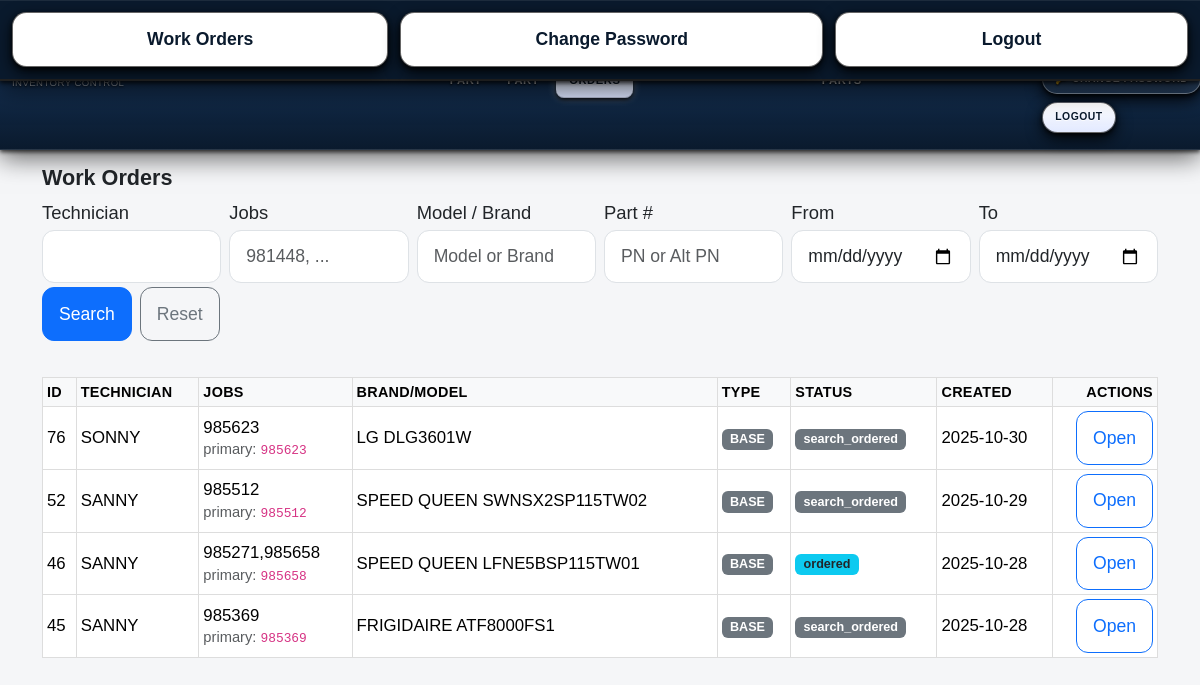
The app's page /work_orders (signed in), older data.
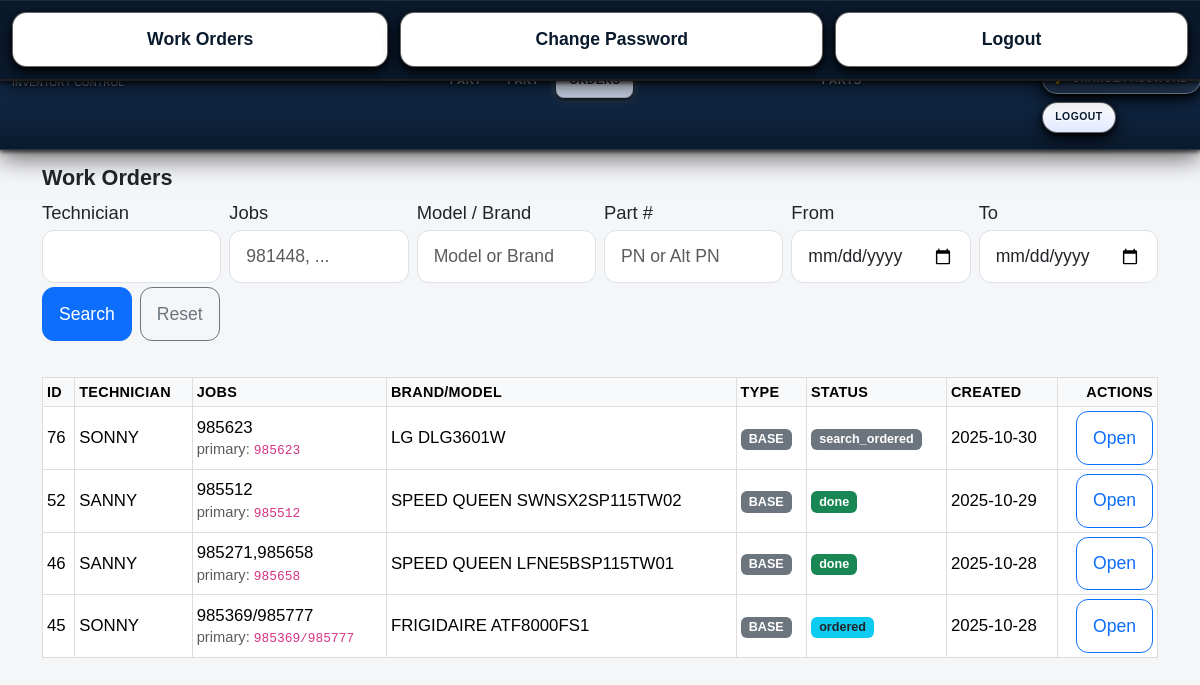
The same page, newer data.
### models.py (models this page shows, shortened)
class WorkOrder(db.Model):
    __tablename__ = "work_orders"
    __table_args__ = {"extend_existing": True}
    id = db.Column(db.Integer, primary_key=True)
    technician_id = db.Column(db.Integer, db.ForeignKey("user.id"), index=True, nullable=True)
    technician = relationship("User", lazy="joined")
    units = db.relationship(
        "WorkUnit",
        backref="work_order",
        cascade="all, delete-orphan",
        lazy="selectin",
        overlaps="parts,work_order",
    )
    parts = db.relationship(
        "WorkOrderPart",
        backref="work_order",
        primaryjoin="WorkOrder.id==WorkOrderPart.work_order_id",
        cascade="all, delete-orphan",
        lazy="selectin",
        overlaps="unit,parts,work_order",
    )
    technician_name = db.Column(db.String(80), nullable=False)
    job_numbers     = db.Column(db.String(120), nullable=False)
    brand           = db.Column(db.String(40))
    model           = db.Column(db.String(25))
    serial          = db.Column(db.String(25))
    job_type        = db.Column(db.String(16), default="BASE")
    delivery_fee    = db.Column(db.Float, default=0.0)
    markup_percent  = db.Column(db.Float, default=0.0)
    status          = db.Column(db.String(20), default="search_ordered")
    created_at      = db.Column(db.DateTime, default=datetime.utcnow)
    updated_at      = db.Column(db.DateTime, default=datetime.utcnow, onupdate=datetime.utcnow)
    ordered_date    = db.Column(db.Date, nullable=True)
    @property
    def canonical_job(self) -> str:
        nums = [n.strip() for n in (self.job_numbers or "").split(",") if n.strip()]
        ints = []
        for n in nums:
            try:
                ints.append(int(n))
            except ValueError:
                pass
        return str(max(ints)) if ints else (nums[0] if nums else "")

### inventory/routes.py (the view, shortened to what this page needs)
@inventory_bp.get("/work_orders")
@login_required
def wo_list():
    tech  = (request.args.get("tech") or "").strip()
    jobs  = (request.args.get("jobs") or "").strip()
    model = (request.args.get("model") or "").strip()
    pn    = (request.args.get("pn") or "").strip()
    dfrom = (request.args.get("from") or "").strip()  # YYYY-MM-DD
    dto   = (request.args.get("to") or "").strip()    # YYYY-MM-DD
    q = db.session.query(WorkOrder)
    joined_parts = False
    filters = []
    if is_technician():
        me_id = getattr(current_user, "id", None)
        me_name = (getattr(current_user, "username", "") or "").strip()
        filters.append(
            or_(
                WorkOrder.technician_id == me_id,
                func.trim(WorkOrder.technician_name) == me_name,
            )
        )
    if tech:
        filters.append(WorkOrder.technician_name.ilike(f"%{tech}%"))
    if jobs:
        filters.append(WorkOrder.job_numbers.ilike(f"%{jobs}%"))
    if model:
        filters.append(or_(
            WorkOrder.brand.ilike(f"%{model}%"),
            WorkOrder.model.ilike(f"%{model}%"),
        ))
    if dfrom:
        try:
            start = datetime.strptime(dfrom, "%Y-%m-%d")
            filters.append(WorkOrder.created_at >= start)
        except ValueError:
            pass
    if dto:
        try:
            end = datetime.strptime(dto, "%Y-%m-%d") + timedelta(days=1) - timedelta(seconds=1)
            filters.append(WorkOrder.created_at <= end)
        except ValueError:
            pass
    if filters:
        q = q.filter(and_(*filters))
    if joined_parts:
        q = q.distinct(WorkOrder.id)
    items = q.order_by(WorkOrder.created_at.desc()).limit(200).all()
    return render_template("wo_list.html", items=items, args=request.args)

### app.py (called while the page is built, shortened)
@app.before_request
def restrict_role_routes():
    try:
        if not getattr(current_user, "is_authenticated", False):
            return  # гость — пусть дойдёт до /login
        ep = (request.endpoint or "").strip()
        role = (getattr(current_user, "role", "") or "").strip().lower()
        if role == "technician":
            if ep in ALLOWED_TECH_ENDPOINTS:
                return
            if ep.endswith(".health") or ep.endswith(".ping"):
                return
            return redirect(url_for("inventory.wo_list"))
    except Exception:
        try:
            return redirect(url_for("inventory.wo_list"))
        except Exception:
            return

### auth/routes.py (called while the page is built)
@login_manager.user_loader
def load_user(user_id):
    return User.query.get(int(user_id))

### security.py (called while the page is built)
def role() -> str:
    return (getattr(current_user, "role", "") or "").strip().lower()

def is_technician() -> bool:
    return role() == ROLE_TECHNICIAN

### templates/wo_list.html (shortened to what this page needs)
{% extends "base.html" %}
{% block content %}
<h3>Work Orders</h3>
<form method="get" class="row g-2 mb-3 dashboard-filters" style="position:static;">
  <div class="col-md-2"><label class="form-label mb-1">Technician</label><input name="tech" class="form-control" value="{{ args.get('tech','') if args else '' }}"></div>
  <div class="col-md-2"><label class="form-label mb-1">Jobs</label><input name="jobs" class="form-control" value="{{ args.get('jobs','') if args else '' }}" placeholder="981448, ..."></div>
  <div class="col-md-2"><label class="form-label mb-1">Model / Brand</label><input name="model" class="form-control" value="{{ args.get('model','') if args else '' }}" placeholder="Model or Brand"></div>
  <div class="col-md-2"><label class="form-label mb-1">Part #</label><input name="pn" class="form-control" value="{{ args.get('pn','') if args else '' }}" placeholder="PN or Alt PN"></div>
  <div class="col-md-2"><label class="form-label mb-1">From</label><input type="date" name="from" class="form-control" value="{{ args.get('from','') if args else '' }}"></div>
  <div class="col-md-2"><label class="form-label mb-1">To</label><input type="date" name="to" class="form-control" value="{{ args.get('to','') if args else '' }}"></div>
  <div class="col-12 d-flex gap-2 mt-1">
    <button class="btn btn-primary">Search</button>
    <a class="btn btn-outline-secondary" href="{{ url_for('inventory.wo_list') }}">Reset</a>
  </div>
</form>
<div class="table-responsive">
  <table class="table table-sm table-hover align-middle wo-list-table">
    <thead class="table-light">
      <tr>
        <th class="col-id">ID</th><th class="col-tech">Technician</th><th>Jobs</th>
        <th>Brand/Model</th><th class="col-type">Type</th><th class="col-status">Status</th>
        <th class="col-created">Created</th><th class="text-end col-actions">Actions</th>
      </tr>
    </thead>
    <tbody>
      {% if items and items|length > 0 %}
        {% for w in items %}
        <tr>
          <td>{{ w.id }}</td>
          <td>{{ w.technician_name or '—' }}</td>
          <td>
            <span class="jobs-trunc" title="{{ w.job_numbers or '' }}">{{ w.job_numbers or '—' }}</span>
            {% if w.canonical_job %}<div class="text-muted small">primary: <code>{{ w.canonical_job }}</code></div>{% endif %}
          </td>
          <td><span class="brand-trunc" title="{{ (w.brand or '') ~ ' ' ~ (w.model or '') }}">{{ (w.brand or '') ~ (' ' if w.brand and w.model else '') ~ (w.model or '') }}</span></td>
          <td>{% if w.job_type == 'INSURANCE' %}<span class="badge bg-warning text-dark">INSURANCE</span>{% else %}<span class="badge bg-secondary">BASE</span>{% endif %}</td>
          <td>{% if w.status == 'done' %}<span class="badge bg-success">done</span>{% elif w.status == 'ordered' %}<span class="badge bg-info text-dark">ordered</span>{% else %}<span class="badge bg-secondary">search_ordered</span>{% endif %}</td>
          <td>{{ w.created_at.strftime('%Y-%m-%d') if w.created_at else '—' }}</td>
          <td class="text-end">
            <div class="wo-actions d-inline-flex gap-1">
              <a class="btn btn-outline-primary btn-sm"
                 href="{{ url_for('inventory.wo_detail', wo_id=w.id) }}">
                Open
              </a>
            </div>
          </td>
        </tr>
        {% endfor %}
      {% else %}
        <tr><td colspan="8" class="text-muted">No work orders found.</td></tr>
      {% endif %}
    </tbody>
  </table>
</div>
{% endblock %}

Row changes from the older to the newer data that the page shows:
changed WorkOrder "SPEED QUEEN SWNSX2SP115TW02": status "search_ordered" → "done"
changed WorkOrder "SPEED QUEEN LFNE5BSP115TW01": status "ordered" → "done"
changed WorkOrder "FRIGIDAIRE ATF8000FS1": technician_name "SANNY" → "SONNY"; job_numbers "985369" → "985369/985777"; canonical_job "985369" → "985369/985777"; status "search_ordered" → "ordered"
